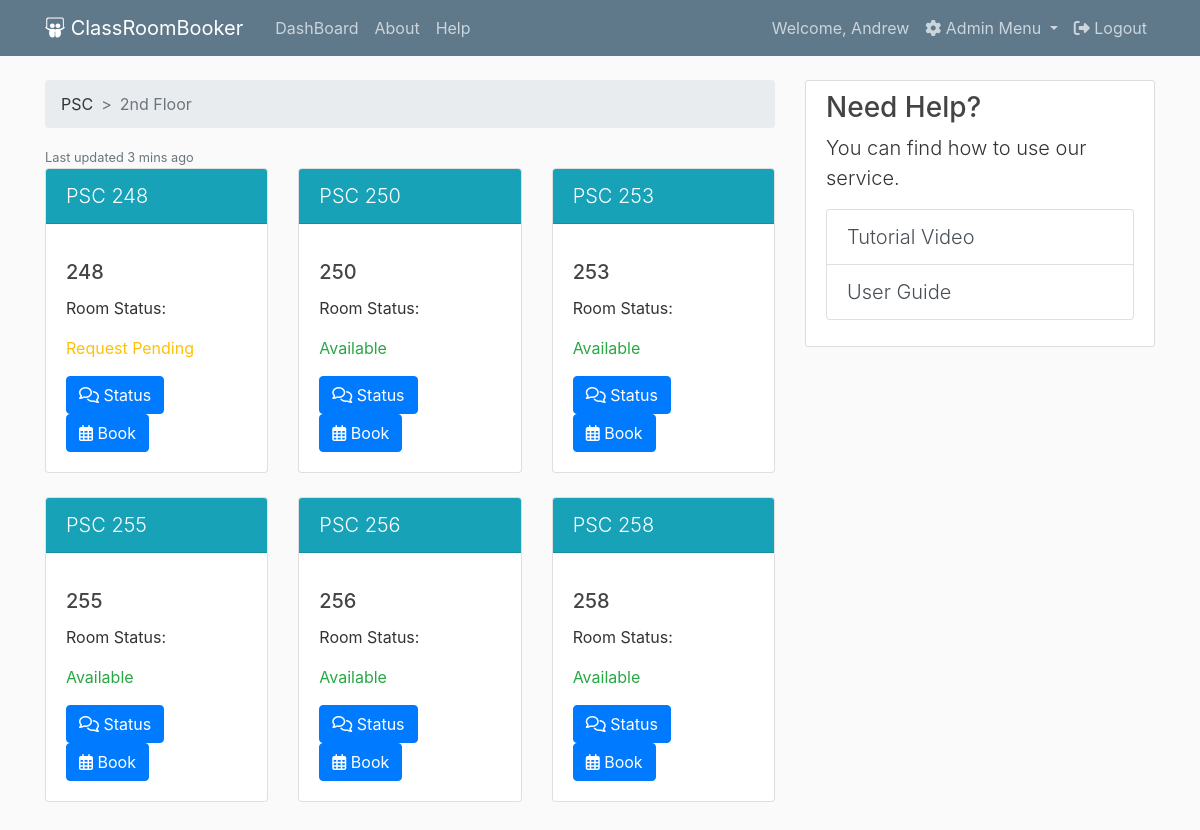
Screenshot of /home (signed in) with the database file from the repository.
### crb/models.py (models this page shows, shortened)
class User(db.Model, UserMixin):
    id = db.Column(db.Integer, primary_key=True)
    username = db.Column(db.String(20), unique=True, nullable=False)
    email = db.Column(db.String(120), unique=True, nullable=False)
    password = db.Column(db.String(60), nullable=False)
    email_confirmed = db.Column(db.Boolean, default=False)  # for confirmation email, default value is False.
    image_file = db.Column(db.String(20), nullable=False, default='default.jpg')
    admin = db.Column(db.Boolean, unique=False, default=False) # will make it so that only Admins can appoint a user to be an Admin.
    requests = db.relationship('Request', backref='requester')

class ClassRoom(db.Model):
    id = db.Column(db.Integer, primary_key=True)
    roomNumber = db.Column(db.String(3), unique=True, nullable=False)
    availability = db.Column(db.Boolean, unique=False, default=True)
    booked = db.Column(db.Boolean, unique=False, default=False)
    pending = db.Column(db.Boolean, unique=False, default=False)
    requests = db.relationship('Request', backref='requested')

### crb/routes.py (the view, shortened to what this page needs)
@app.route("/home", methods=['GET', 'POST'])
@login_required
def home():
    rule = request.url_rule
    classRooms = ClassRoom.query.all()
    form = BookForm()
    l = len(classRooms)
    m = l%3
    return render_template("home.html", title='Home', classRooms=classRooms, form=form, rule=rule, m=m, y=l-m,  f=l//3)

### crb/models.py (called while the page is built)
@login_manager.user_loader
def load_user(user_id):
    return User.query.get(int(user_id))

### crb/templates/home.html (shortened to what this page needs)
{% extends "layout.html" %}
{% block content %}
<nav aria-label="breadcrumb">
    <ol class="breadcrumb">
        <li class="breadcrumb-item">PSC</li>
        <li class="breadcrumb-item active" aria-current="page">2nd Floor</li>
    </ol>
</nav>
<div>
    <small class="text-muted">Last updated 3 mins ago</small>
</div>
{% for i in range(1, (f+1)) %}
{% set x = (loop.index * 3) %}
<div class="card-deck">
    <div class="card">
        <div class="card-header text-white bg-info mb-3 lead">PSC {{ classRooms[x - 3].roomNumber }}</div>
        <div class="card-body">
            <h5 class="card-title">{{classRooms[x-3].roomNumber}}</h5>
            <p class="card-text">Room Status: </p>
            {% if classRooms[x - 3].pending == True %}
            <p class="card-text text-warning">Request Pending</p>
            {% elif classRooms[x - 3].availability == True %}
            <p class="card-text text-success">Available</p>
            {% else %}
            <p class="card-text text-secondary">Not available</p>
            {% endif %}
            <button type="button" class="btn btn-primary" data-toggle="modal" data-target="#sharestatus"
                data-whatever1={{classRooms[x - 3].roomNumber}} data-whatever2={{classRooms[x - 3].id}}>
                <i class="far fa-comments"></i> Status</button>
            <button type="button" class="btn btn-primary book-btn" id="PSC_{{ classRooms[x - 3].roomNumber }}" data-toggle="modal" data-target="#roombooking">
                <i class="far fa-calendar-alt"></i> Book</button>
        </div>
    </div>
    <div class="card">
        <div class="card-header text-white bg-info mb-3 lead">PSC {{ classRooms[x - 2].roomNumber }}</div>
        <div class="card-body">
            <h5 class="card-title">{{classRooms[x-2].roomNumber}}</h5>
            <p class="card-text">Room Status: </p>
            {% if classRooms[x - 2].pending == True %}
            <p class="card-text text-warning">Request Pending</p>
            {% elif classRooms[x - 2].availability == True %}
            <p class="card-text text-success">Available</p>
            {% else %}
            <p class="card-text text-secondary">Not available</p>
            {% endif %}
            <button type="button" class="btn btn-primary" data-toggle="modal" data-target="#sharestatus"
                data-whatever1={{classRooms[x - 2].roomNumber}} data-whatever2={{classRooms[x - 2].id}}>
                <i class="far fa-comments"></i> Status</button>
            <button type="button" class="btn btn-primary book-btn" id="PSC_{{ classRooms[x - 2].roomNumber }}" data-toggle="modal" data-target="#roombooking">
                <i class="far fa-calendar-alt"></i> Book</button>
        </div>
    </div>
    <div class="card">
        <div class="card-header text-white bg-info mb-3 lead">PSC {{ classRooms[x - 1].roomNumber }}</div>
        <div class="card-body">
            <h5 class="card-title">{{classRooms[x-1].roomNumber}}</h5>
            <p class="card-text">Room Status: </p>
            {% if classRooms[x - 1].pending == True %}
            <p class="card-text text-warning">Request Pending</p>
            {% elif classRooms[x - 1].availability == True %}
            <p class="card-text text-success">Available</p>
            {% else %}
            <p class="card-text text-secondary">Not available</p>
            {% endif %}
            <button type="button" class="btn btn-primary" data-toggle="modal" data-target="#sharestatus"
                data-whatever1={{classRooms[x - 1].roomNumber}} data-whatever2={{classRooms[x - 1].id}}>
                <i class="far fa-comments"></i> Status</button>
            <button type="button" class="btn btn-primary book-btn" id="PSC_{{ classRooms[x - 1].roomNumber }}" data-toggle="modal" data-target="#roombooking">
                <i class="far fa-calendar-alt"></i> Book</button>
        </div>
    </div>
</div><br>
{% endfor %}
<br>
{% endblock content %}

### crb/templates/layout.html (shortened to what this page needs)
<!DOCTYPE html>
<html>
<head>
    <link rel="stylesheet" href="https://stackpath.bootstrapcdn.com/bootstrap/4.4.1/css/bootstrap.min.css"
>
    <link rel="stylesheet" type="text/css" href="{{ url_for('static', filename='css/main.css') }}">
</head>
<body>
    <header class="site-header">
        <nav class="navbar navbar-expand-md navbar-dark bg-steel fixed-top">
            <div class="container">
                <a class="navbar-brand mr-4" href="/"><i class="fab fa-slideshare"></i> ClassRoomBooker</a>
                <div class="collapse navbar-collapse" id="navbarToggle">
                    <div class="navbar-nav mr-auto">
                        <a class="nav-item nav-link" href="{{ url_for('home') }}">DashBoard</a>
                        <a class="nav-item nav-link" href="{{ url_for('about') }}">About</a>
                        <a class="nav-item nav-link" href="{{ url_for('about') }}">Help</a>
                    </div>
                    <div class="navbar-nav">
                        {% if current_user.is_authenticated %}
                        <a class="nav-item nav-link" href="{{ url_for('account') }}">Welcome, {{current_user.username}}</a>
                        {% if current_user.admin == True %}
                        <li class="nav-item dropdown">
                            <a class="nav-link dropdown-toggle" href="#" id="navbarDropdown" role="button"
                                data-toggle="dropdown" aria-haspopup="true" aria-expanded="false">
                                <i class="fas fa-cog"></i> Admin Menu
                            </a>
                        </li>
                        {% endif %}
                        <a class="nav-item nav-link" href="{{ url_for('logout') }}"><i class="fas fa-sign-out-alt"></i> Logout</a>
                        {% else %}
                        <a class="nav-item nav-link" href="{{ url_for('login') }}">Login</a>
                        <a class="nav-item nav-link" href="{{ url_for('register') }}">Register</a>
                        {% endif %}
                    </div>
                </div>
            </div>
        </nav>
    </header>
    <main role="main" class="container">
        <div class="row">
            <div class="col-md-8">
                {% block content %}{% endblock %}
            </div>
            {% if current_user.is_authenticated %}
            <div class="col-md-4">
                <div class="content-section">
                    <h3>Need Help?</h3>
                    <p class='lead'>You can find how to use our service.
                        <ul class="list-group">
                            <button type="button" class="lead list-group-item list-group-item-action"
                                data-toggle="modal" data-target="#tutorialvideo">Tutorial Video</button>
                            <button type="button" class="lead list-group-item list-group-item-action"
                                data-toggle="modal" data-target="#userguide">User Guide</button>
                        </ul>
                    </p>
                </div>
            </div>
            {% endif %}
        </div>
    </main>
</body>
</html>

### crb/static/css/main.css (style rules this page uses)
body { background: #fafafa; color: #333333; margin-top: 5rem; }
h1, h2, h3, h4, h5, h6 { color: #444444; }
.bg-steel { background-color: #5f788a; }
.site-header .navbar-nav .nav-link { color: #cbd5db; }
.content-section { background: #ffffff; padding: 10px 20px; border: 1px solid #dddddd; border-radius: 3px; margin-bottom: 20px; }
.breadcrumb-item + .breadcrumb-item::before { content: ">"; }

### rows the page displays
User: username "Andrew"
ClassRoom: roomNumber "248", roomNumber "248"
ClassRoom: roomNumber "250", roomNumber "250"
ClassRoom: roomNumber "253", roomNumber "253"
ClassRoom: roomNumber "255", roomNumber "255"
ClassRoom: roomNumber "256", roomNumber "256"
ClassRoom: roomNumber "258", roomNumber "258"
